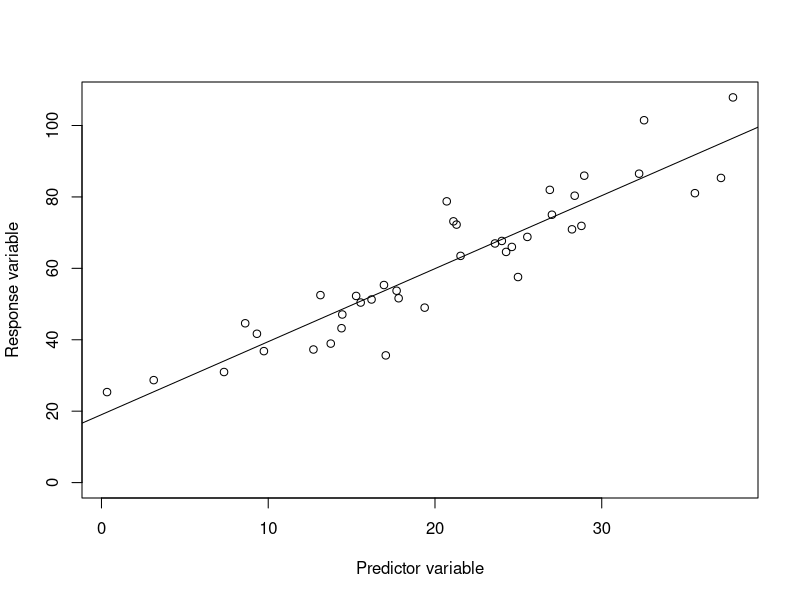
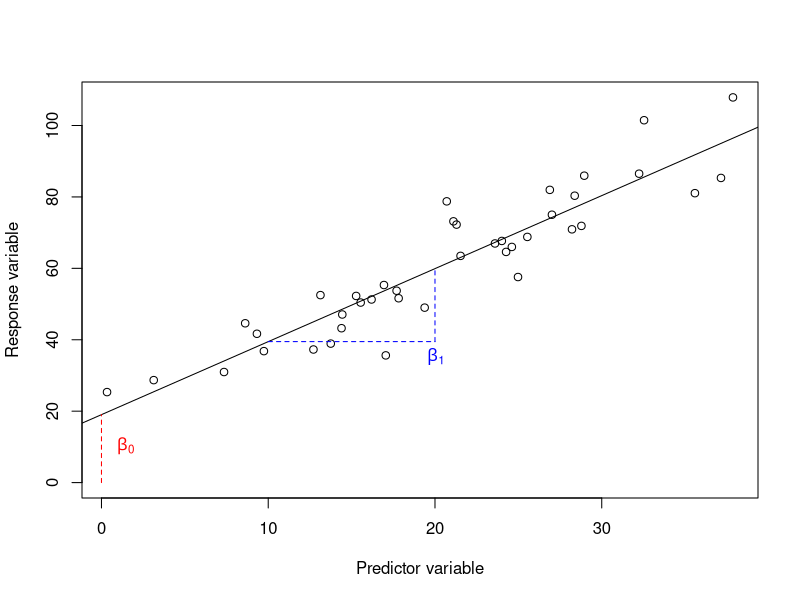
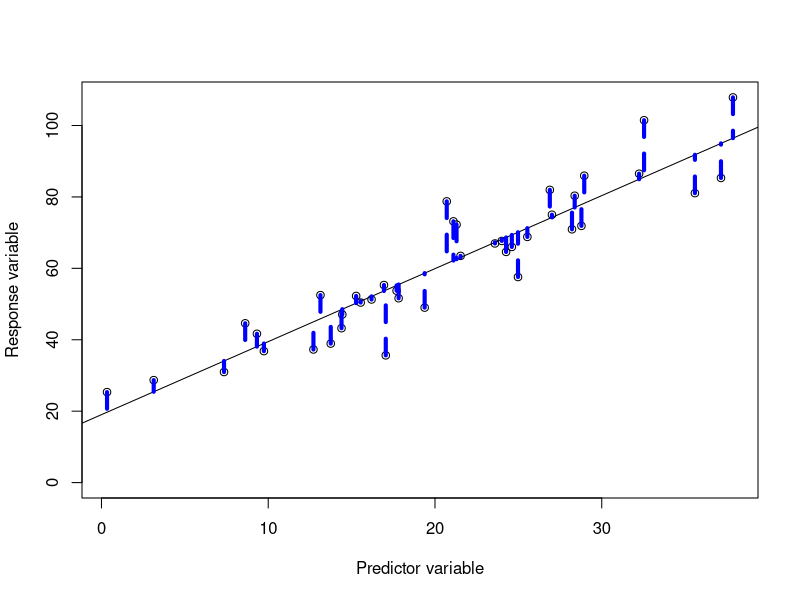
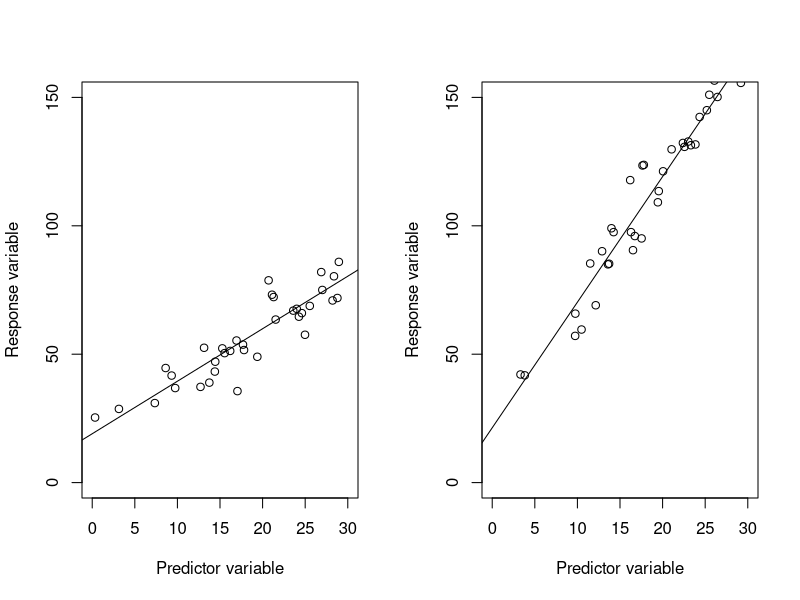
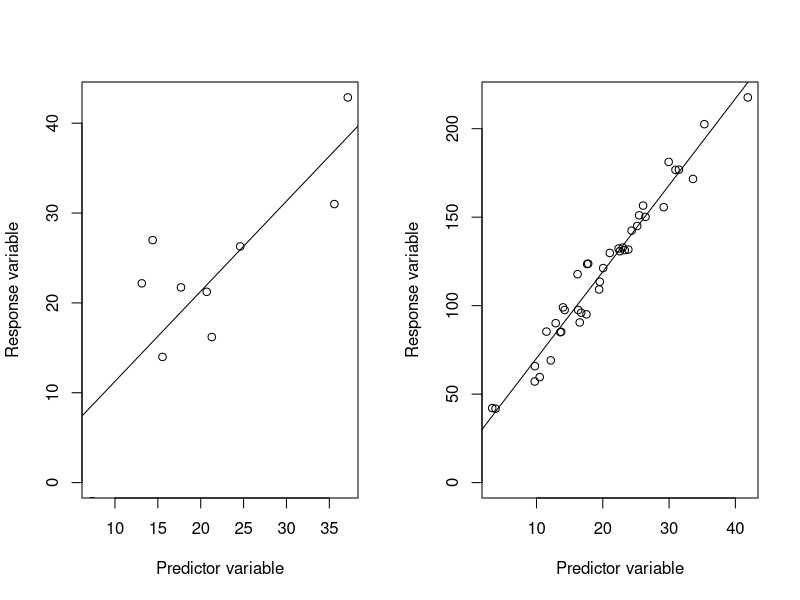
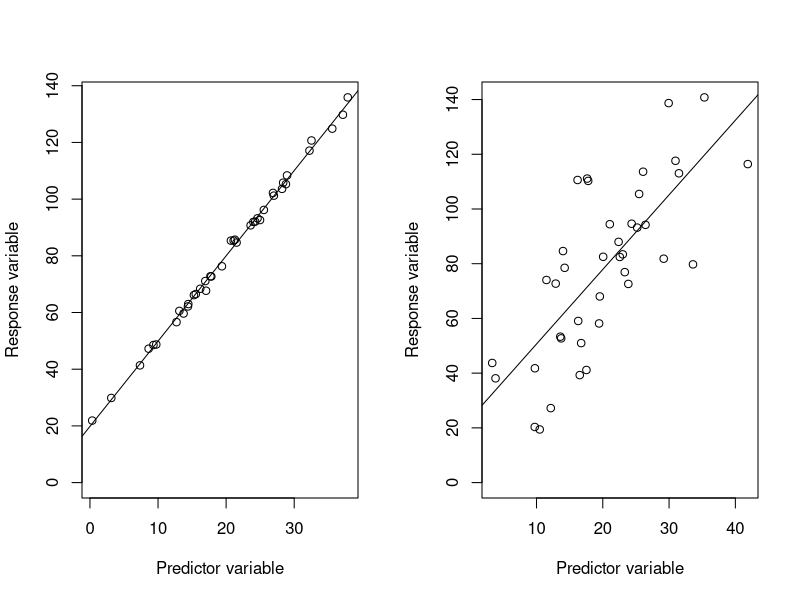
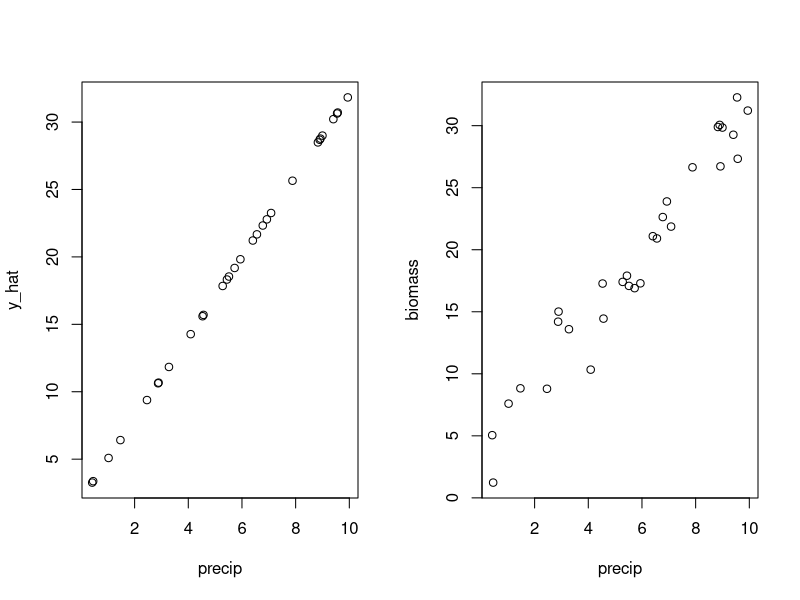
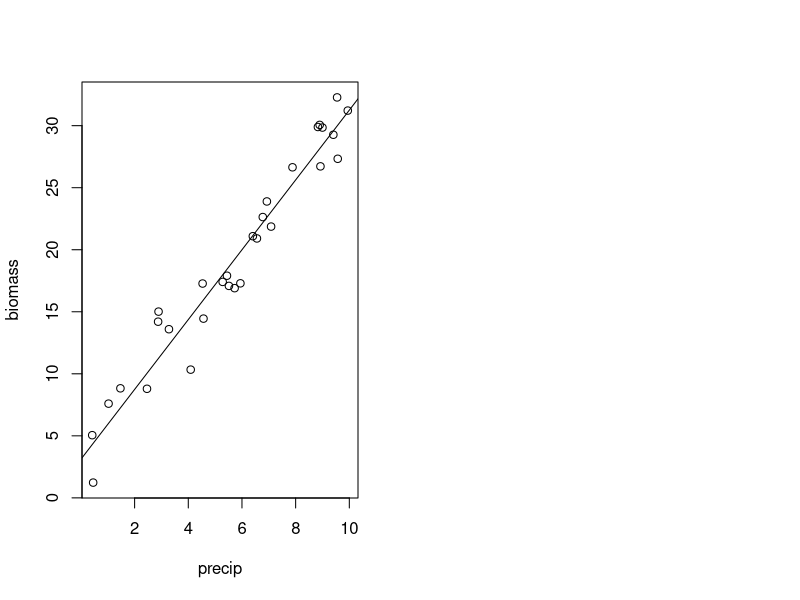

Write R code to recreate these figures, in order.
## ---- chunk 1

knitr::opts_chunk$set(
	echo = TRUE,
	message = FALSE,
	warning = FALSE,
	cache = TRUE
)
## ---- chunk 2

#  NRES 710, Linear Regression  
#     University of Nevada, Reno
#     Introduction to basic linear regression   

## ---- chunk 3
# Set the seed for reproducibility
set.seed(123)

# Simulate two continuous variables
n <- 40
x <- rnorm(n, mean = 20, sd = 10)
y <- 20 + 2 * x + rnorm(n, mean = 0, sd = 8)

# Create a data frame
datum <- data.frame(x = x, y = y)

# Plot the data
plot(y ~ x, data = datum,
     ylim=c(0, max(datum$y)), xlab = "Predictor variable", ylab = "Response variable")

# Add a line to the plot
results <- lm(y ~ x, data = datum)
abline(results)
## ---- chunk 4
# Set the seed for reproducibility
set.seed(123)

# Simulate two continuous variables
n <- 40
x <- rnorm(n, mean = 20, sd = 10)
y <- 20 + 2 * x + rnorm(n, mean = 0, sd = 8)

# Create a data frame
datum <- data.frame(x = x, y = y)

# Plot the data
plot(y ~ x, data = datum,
     ylim=c(0, max(datum$y)), xlab = "Predictor variable", ylab = "Response variable")

# Add a line to the plot
results <- lm(y ~ x, data = datum)
abline(results)

# Extract the coefficients
coeffs <- coef(results)
beta0 <- coeffs[1]
beta1 <- coeffs[2]

# Add labels for Beta0 (intercept) and Beta1 (slope)
text(x = min(datum$x), y = beta0/2, labels = expression(beta[0]), pos = 4, col = "red", font = 2)
text(x = max(datum$x)/2, y = beta0 + beta1 * (max(datum$x)/5), labels = expression(beta[1]), pos = 4, col = "blue", font = 2)

# Add vertical line from origin to regression line for beta0
#abline(v = 0, col = "red", lty = 2)
segments(x0 = 0, y0 = 0, x1 = 0, y1 = beta0, col = "red", lty = 2)

# Define points to illustrate rise over run for slope beta1
x1 <- 10
x2 <- 20
y1 <- beta0 + beta1 * x1
y2 <- beta0 + beta1 * x2

# Add horizontal and vertical lines to represent rise over run
segments(x0 = x1, y0 = y1, x1 = x2, y1 = y1, col = "blue", lty = 2) # Run
segments(x0 = x2, y0 = y1, x1 = x2, y1 = y2, col = "blue", lty = 2) # Rise
## ---- chunk 5
# Set the seed for reproducibility
set.seed(123)

# Simulate two continuous variables
n <- 40
x <- rnorm(n, mean = 20, sd = 10)
y <- 20 + 2 * x + rnorm(n, mean = 0, sd = 8)

# Create a data frame
datum <- data.frame(x = x, y = y)

# Plot the data
plot(y ~ x, data = datum,
     ylim=c(0, max(datum$y)), xlab = "Predictor variable", ylab = "Response variable")

# Add a line to the plot
results <- lm(y ~ x, data = datum)
abline(results)

# Calculate the predicted values and residuals
datum$y_hat <- predict(results)
datum$residuals <- datum$y - datum$y_hat

# Add vertical lines to show residuals for a subset of points
# Choose a subset of points for better visualization
subset_indices <- seq(1, n, length.out = n)

for (i in subset_indices) {
  segments(x0 = datum$x[i], y0 = datum$y[i], x1 = datum$x[i], y1 = datum$y_hat[i], col = "blue", lty = 2, lwd = 4)
}

## ---- chunk 6
# Set the seed for reproducibility
set.seed(123)

# Set up the plotting area to display two plots side by side
par(mfrow = c(1, 2))

# Simulate data for the shallow slope
n <- 40
x1 <- rnorm(n, mean = 20, sd = 10)
y1 <- 20 + 2 * x1 + rnorm(n, mean = 0, sd = 8)

# Create a data frame for the shallow slope
datum1 <- data.frame(x = x1, y = y1)

# Plot the data with the shallow slope
plot(y ~ x, data = datum1,
     xlim=c(0, 30), ylim = c(0, 150),
     xlab = "Predictor variable", ylab = "Response variable")

# Add a line to the plot for the shallow slope
results1 <- lm(y ~ x, data = datum1)
abline(results1)

# Simulate data for the steep slope
x2 <- rnorm(n, mean = 20, sd = 10)
y2 <- 20 + 5 * x2 + rnorm(n, mean = 0, sd = 8)

# Create a data frame for the steep slope
datum2 <- data.frame(x = x2, y = y2)

# Plot the data with the steep slope
plot(y ~ x, data = datum2,
     xlim=c(0, 30), ylim = c(0, 150),
     xlab = "Predictor variable", ylab = "Response variable")

# Add a line to the plot for the steep slope
results2 <- lm(y ~ x, data = datum2)
abline(results2)
## ---- chunk 7
# Set the seed for reproducibility
set.seed(123)

# Set up the plotting area to display two plots side by side
par(mfrow = c(1, 2))

# Simulate data with small sample size
n <- 10
x1 <- rnorm(n, mean = 20, sd = 10)
y1 <- 10 + 0.5 * x1 + rnorm(n, mean = 0, sd = 8)

# Create a data frame
datum1 <- data.frame(x = x1, y = y1)

# Plot the data
plot(y ~ x, data = datum1,
     ylim=c(0, max(datum1$y)), xlab = "Predictor variable", ylab = "Response variable")

# Add a line to the plot for the shallow slope
results1 <- lm(y ~ x, data = datum1)
abline(results1)

# Simulate data with large sample size
n <- 50
x1 <- rnorm(n, mean = 20, sd = 10)
y1 <- 10 + 0.5 * x1 + rnorm(n, mean = 0, sd = 8)

# Create a data frame 
datum2 <- data.frame(x = x2, y = y2)

# Plot the data
plot(y ~ x, data = datum2,
     ylim=c(0, max(datum2$y)), xlab = "Predictor variable", ylab = "Response variable")

# Add a line to the plot
results2 <- lm(y ~ x, data = datum2)
abline(results2)
## ---- chunk 8
# Set the seed for reproducibility
set.seed(123)

# Set up the plotting area to display two plots side by side
par(mfrow = c(1, 2))

# Simulate data for the shallow slope
n <- 40
x1 <- rnorm(n, mean = 20, sd = 10)
y1 <- 20 + 3 * x1 + rnorm(n, mean = 0, sd = 1.5)

# Create a data frame for the shallow slope
datum1 <- data.frame(x = x1, y = y1)

# Plot the data with the shallow slope
plot(y ~ x, data = datum1,
     ylim=c(0, max(datum1$y)), xlab = "Predictor variable", ylab = "Response variable")

# Add a line to the plot for the shallow slope
results1 <- lm(y ~ x, data = datum1)
abline(results1)

# Simulate data for the shallow slope
x2 <- rnorm(n, mean = 20, sd = 10)
y2 <- 20 + 3 * x2 + rnorm(n, mean = 0, sd = 20)

# Create a data frame for the steep slope
datum2 <- data.frame(x = x2, y = y2)

# Plot the data with the steep slope
plot(y ~ x, data = datum2,
     ylim=c(0, max(datum2$y)), xlab = "Predictor variable", ylab = "Response variable")

# Add a line to the plot for the steep slope
results2 <- lm(y ~ x, data = datum2)
abline(results2)
## ---- chunk 9
# Set the seed for reproducibility
set.seed(123)

# Simulate a continuous predictor variable, precipitation
n <- 30
precip <- runif(n, min = 0, max = 10)

# Simulate the true, predicted response of biomass to precip (y-hat)
y_hat <- 2 + 3 * precip

# What does this look like?
plot(y_hat ~ precip)

# Simulate error for the response variable
error <- rnorm(n, mean = 0, sd = 2)

# Create the response variable, biomass
# biomass = beta0 + beta1 * precip + epsilon
biomass <- y_hat + error

# Create a data frame
datum <- data.frame(precip = precip, y_hat = y_hat, error = error, biomass = biomass)

# Observe the first few rows of our data
# head(datum)

# First thing we should do when starting an analysis is.. look at our data!
plot(biomass ~ precip, data = datum)
## ---- chunk 10
# Ask R for information about how 'lm()' works
help(lm)
?lm()
## ---- chunk 11
# Fit the linear model
results <- lm(biomass ~ precip, data = datum)

# Examine the results
summary(results)
## ---- chunk 12
# Plot the data with the line of best fit
plot(biomass ~ precip)
abline(results)

# Maybe you are used to seeing ANOVA tables...
anova(results)

# This should look similar to the bottom line from our regression output
